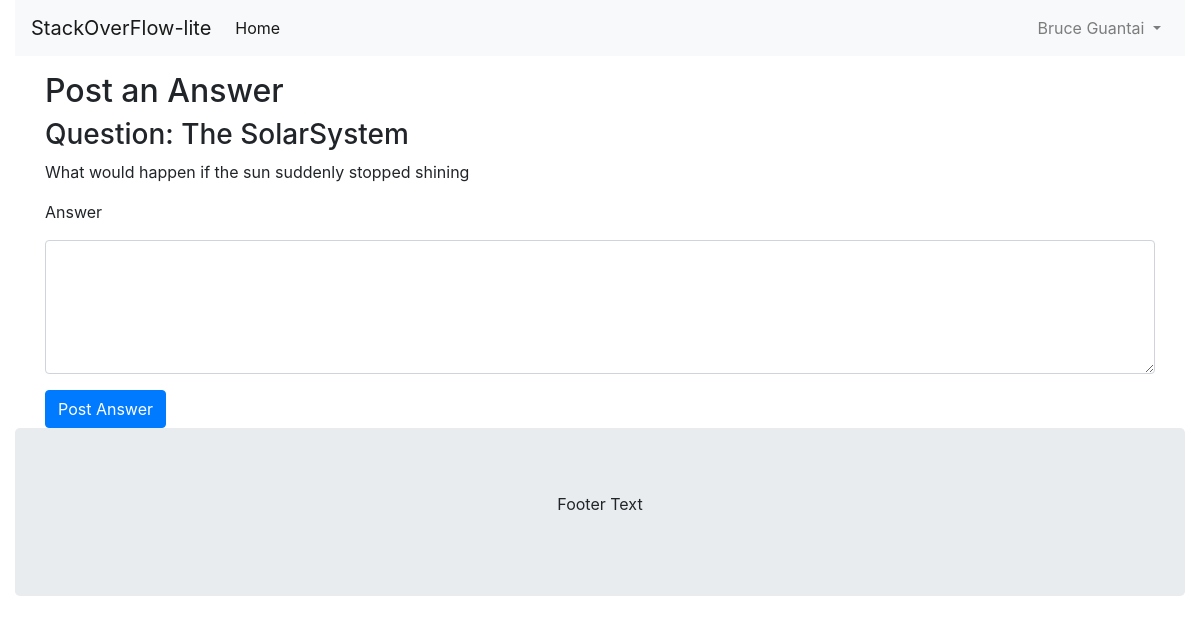
The app's page /answer/2 (signed in), older data.
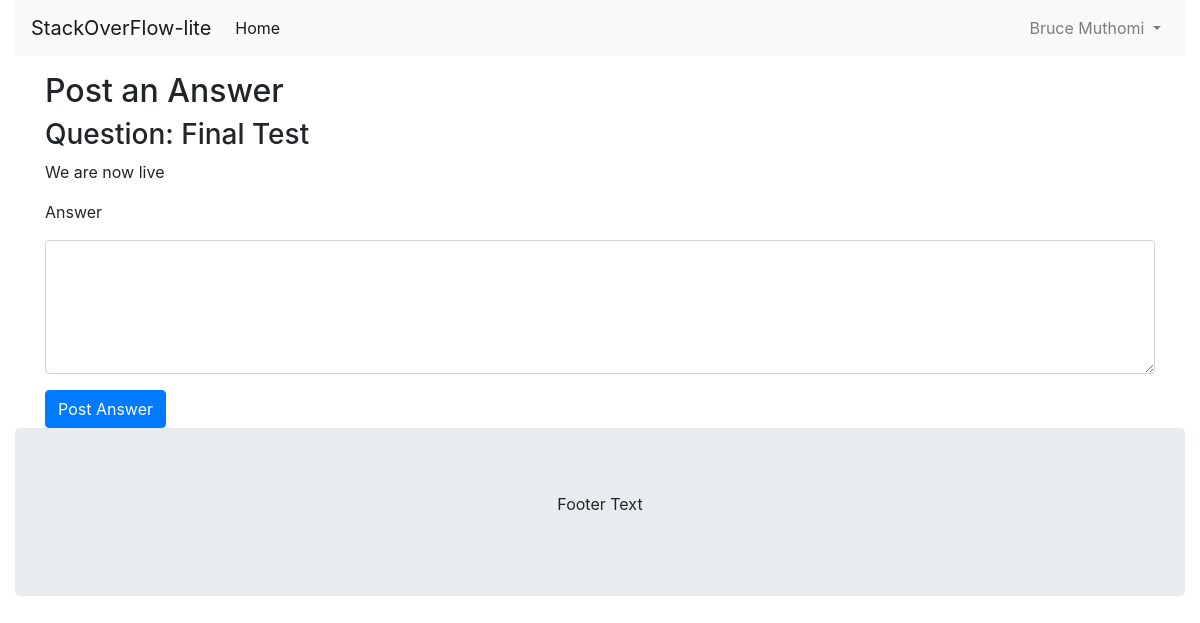
The same page, newer data.
### stack/models.py (models this page shows, shortened)
class UserModel(db.Model):
    __tablename__ = 'user_model'
    id = db.Column(db.Integer, primary_key=True)
    name = db.Column(db.String(40), unique=True, nullable=False)
    email = db.Column(db.String(80), unique=True, nullable=False)
    password_hash = db.Column(db.String(80), nullable=False)

class QuestionModel(db.Model):
    id = db.Column(db.Integer, primary_key=True)
    title = db.Column(db.String(200), nullable=False)
    content = db.Column(db.Text, nullable=False)
    author = db.Column(db.String(40), nullable=False)
    date_posted = db.Column(db.DateTime, nullable=False, default=datetime.utcnow)
    answers = db.relationship('AnswerModel', backref='question', lazy=True)

### stack/__init__.py (the view, shortened to what this page needs)
    @app.route('/answer/<int:question_id>', methods=['GET', 'POST'])
    @jwt_required()
    def answer(question_id):
        user_id = get_jwt_identity()
        user = UserModel.query.filter_by(id=user_id).first()
        if not user:
            flash("User not found. Please log inBond: in again.", "error")
            return redirect(url_for('login'))
        form = AnswerForm()
        question = QuestionModel.query.filter_by(id=question_id).first_or_404()
        return render_template("answer.html", title="Post an Answer", form=form, question=question, errors=form.errors)

### stack/forms.py
class AnswerForm(FlaskForm):
    content = TextAreaField('Answer', validators=[DataRequired(message='Answer content is required'), Length(max=5000)])
    submit = SubmitField('Post Answer')

### stack/templates/answer.html (shortened to what this page needs)
{% extends "layout.html" %}
{% block content %}
<div class="container">
    <h2>Post an Answer</h2>
    <h3>Question: {{ question.title }}</h3>
    <p>{{ question.content }}</p>
    <form method="POST" action="{{ url_for('answer', question_id=question.id) }}">
        <div class="form-group">
            <label for="content">{{ form.content.label }}</label>
            {{ form.content(class="form-control", rows=5) }}
        </div>
        {{ form.submit(class="btn btn-primary") }}
    </form>
</div>
{% endblock %}

### stack/templates/layout.html (shortened to what this page needs)
<!DOCTYPE html>
<html>
<head>
  <link rel="stylesheet" href="{{url_for('static', filename = 'css/bootstrap.min.css')}}">
</head>
<body>
  <header>
    <div class="container-fluid">
      <nav class="navbar navbar-expand-lg navbar-light bg-light" style="margin-bottom: 4px;">
        <a class="navbar-brand" href="{{url_for('home')}}">StackOverFlow-lite</a>
        <div class="collapse navbar-collapse" id="navbarSupportedContent">
          <ul class="navbar-nav mr-auto">
            <li class="nav-item active">
              <a class="nav-link" href="{{url_for('home')}}">Home</a>
            </li>
          </ul>
         <ul class="navbar-nav">
                {% if current_user %}
                <li class="nav-item dropdown">
                    <a class="nav-link dropdown-toggle" href="#" id="navbarDropdown" role="button" data-toggle="dropdown" aria-haspopup="true" aria-expanded="false">
                        {{ current_user.name }}
                    </a>
                </li>
                {% endif %}
            </ul>
        </div>
      </nav>
    </div>
  </header>
    {% block content %}
    {% endblock %}
  <div class="container-fluid">
    <footer class="container-fluid text-center jumbotron" style="margin-bottom: 0;">
      <p>Footer Text</p>
    </footer>
  </div>
</body>
</html>

Row changes from the older to the newer data that the page shows:
changed UserModel: name "Bruce Guantai" → "Bruce Muthomi"
changed QuestionModel: title "The SolarSystem" → "Final Test"; content "What would happen if the sun suddenly stopped shining" → "We are now live"
